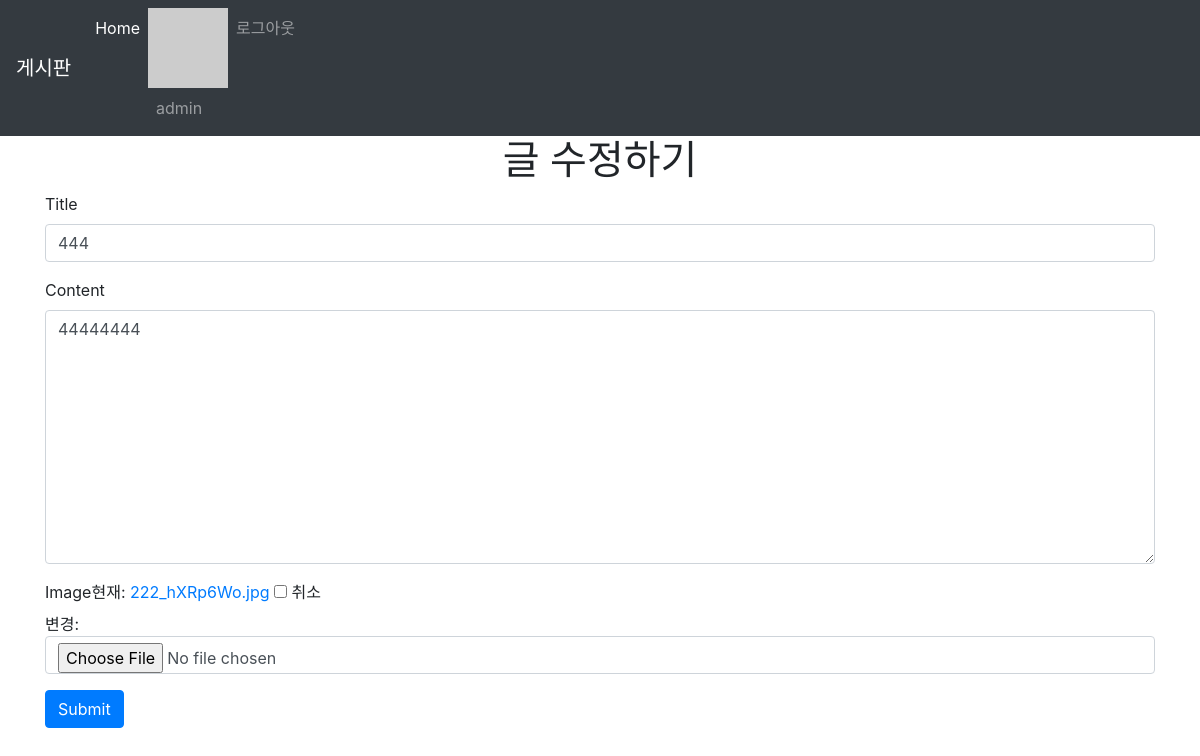
The page /articles/4/update/ (signed in) on the database as committed earlier.
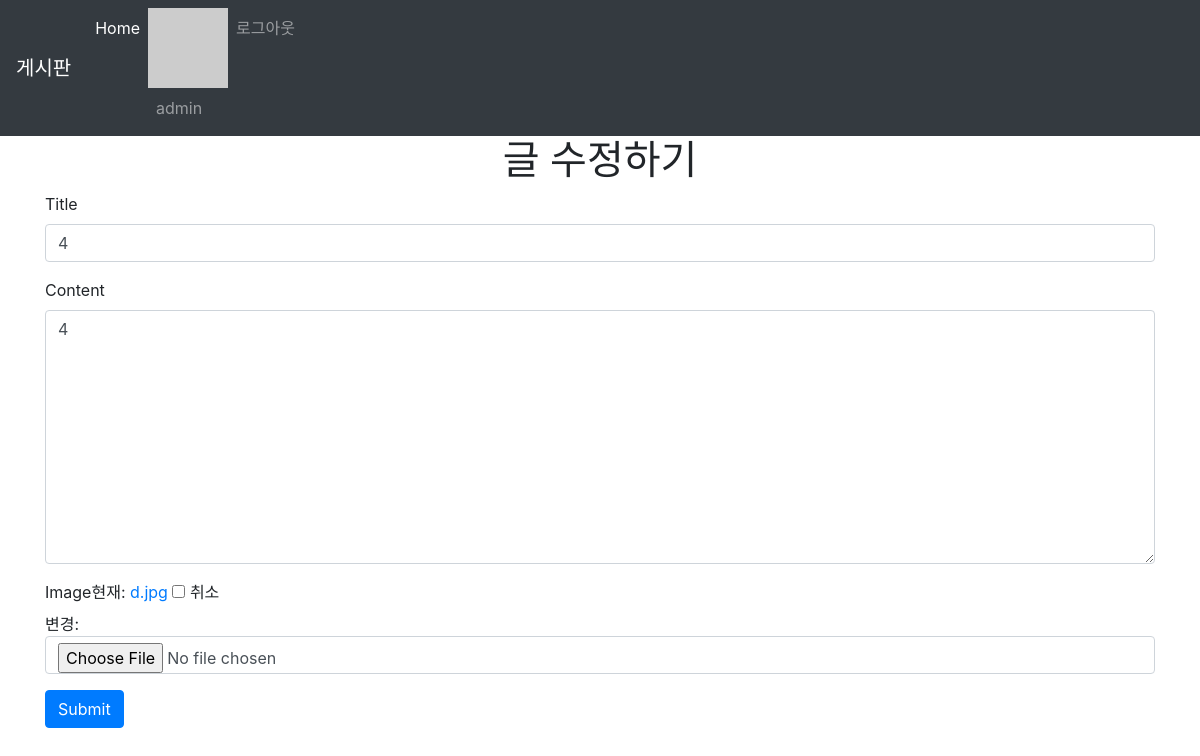
The same page on the database as committed later.
### articles/models.py (models this page shows, shortened)
class Article(models.Model):
   title = models.CharField(max_length=10)
   content = models.TextField()
   image = models.ImageField(blank=True)
   image_thumbnail = ProcessedImageField(
       blank=True,
       processors=[ResizeToFill(300, 300)],
       format='JPEG',
       options={'quality': 80}
   )
   created_at = models.DateTimeField(auto_now_add=True)
   updated_at = models.DateTimeField(auto_now=True)
   user = models.ForeignKey(settings.AUTH_USER_MODEL, on_delete=models.CASCADE)
   like_users = models.ManyToManyField(settings.AUTH_USER_MODEL, related_name='like_articles', blank=True)
   hashtags = models.ManyToManyField(HashTag, blank=True, related_name='articles')

### articles/views.py (the view)
# urls.py: path('update/', views.update, name='update'),
def update(request, article_pk):
    article = get_object_or_404(Article, pk=article_pk)
    if article.user == request.user:
        if request.method == 'POST':
            article_form = ArticleForm(request.POST, instance=article) # 수정할 대상 : instance=article
            if article_form.is_valid():
                article = article_form.save()
                article.hashtags.clear()
                for element in article.content.split():
                    if element.startswith('#'):
                        hashtag, created = HashTag.objects.get_or_create(content=element)
                        article.hashtags.add(hashtag)
                return redirect('articles:detail', article.pk)
        else:
            article_form = ArticleForm(instance=article)
        context = {
            'article_form': article_form
        }
        return render(request, 'articles/form.html', context)
    else:
        return HttpResponseForbidden()

### articles/forms.py
class ArticleForm(forms.ModelForm):
    class Meta:
        model = Article
        fields = ('title', 'content', 'image', )

### articles/templatetags/gravatar.py (called while the page is built)
@register.filter
def makehash(email):
    return 'https://www.gravatar.com/avatar/' + hashlib.md5(email.strip().lower().encode('utf-8')).hexdigest()

### articles/templates/articles/form.html (shortened to what this page needs)
{% extends 'articles/base.html' %}
{% load bootstrap4 %}
{% block body %}
{% if request.resolver_match.url_name == 'create' %}
  <h1 class="text-center">글 작성하기</h1>
{% else %}
  <h1 class="text-center">글 수정하기</h1>
{% endif %}
<form action="" method="post" class="form" enctype="multipart/form-data">
  {% bootstrap_form article_form %}
  {% buttons %}
      <button type="submit" class="btn btn-primary">Submit</button>
  {% endbuttons %}
</form>
{% endblock %}

Rows that differ between the two databases and show on the page:
changed Article: title "444" → "4"; content "44444444" → "4"
Other text that changed with them:
text no longer shown: "Title Content Image 현재: 222_hXRp6Wo.jpg 취소 변경:"
text now shown: "Title Content Image 현재: d.jpg 취소 변경:"
